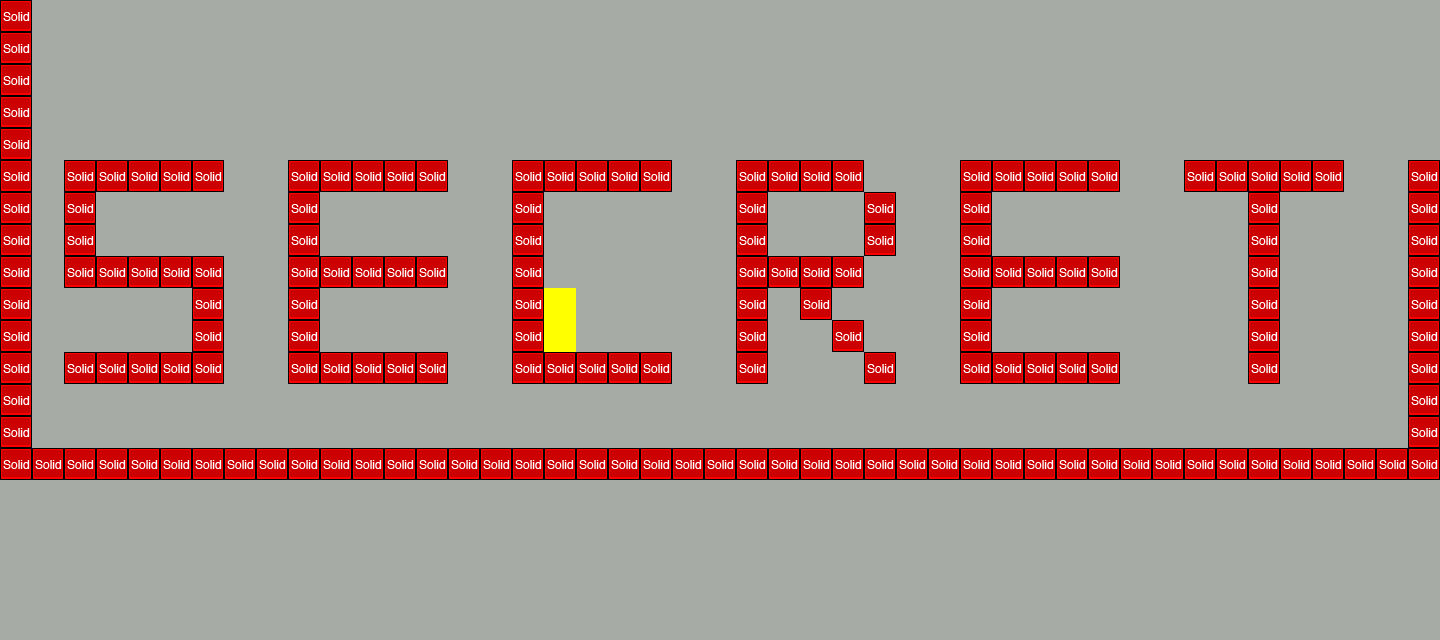

Rendered tile map (Tiled .tmx) drawn with the repository's tilesets; below, a short description and the map source with its tile grids summarised:
An orthogonal 45x20 tile map with 32x32 px tiles, 2 tile layers (World, collision), 2 tilesets and 33 objects (21x CoinEntity, 3x PowerupEntity, 2x Enemy1Entity, 2x Enemy2Entity, redAcidEntity, ...).

<map version="1.0" orientation="orthogonal" width="45" height="20" tilewidth="32" tileheight="32" backgroundcolor="#a7aba6">
 <tileset firstgid="1" name="tileset32x32" tilewidth="32" tileheight="32">
  <image source="../tileset/tileset32x32.png" width="160" height="32" />
 </tileset>
 <tileset firstgid="6" name="metatiles32x32" tilewidth="32" tileheight="32">
  <image source="../tileset/metatiles32x32.png" width="160" height="32" />
  <tile id="0">
   <properties>
    <property name="type" value="solid" />
   </properties>
  </tile>
  <tile id="1">
   <properties>
    <property name="type" value="platform" />
   </properties>
  </tile>
 </tileset>
 <objectgroup name="Black_Hero" width="45" height="20" visible="0" />
 <objectgroup name="White_Hero" width="45" height="20" visible="0" />
 <objectgroup name="Red_Acid" width="45" height="20" visible="0">
  <object name="redAcidEntity" x="320" y="0" width="64" height="32" />
 </objectgroup>
 <objectgroup name="Green_Acid" width="45" height="20" visible="0">
  <object name="greenAcidEntity" x="256" y="0" width="64" height="32" />
 </objectgroup>
 <objectgroup name="Blue_Acid" width="45" height="20" visible="0">
  <object name="blueAcidEntity" x="384" y="0" width="64" height="32" />
 </objectgroup>
 <objectgroup name="Black_Enemy" width="45" height="20" visible="0">
  <object name="Enemy1Entity" x="192" y="0" width="64" height="32">
   <properties>
    <property name="image" value="black_enemy1" />
    <property name="spritewidth" value="32" />
    <property name="startposition" value="1" />
   </properties>
  </object>
  <object name="Enemy2Entity" x="192" y="32" width="64" height="32">
   <properties>
    <property name="image" value="black_enemy2" />
    <property name="spritewidth" value="32" />
    <property name="startposition" value="1" />
   </properties>
  </object>
 </objectgroup>
 <objectgroup name="White_Enemy" width="45" height="20" visible="0">
  <object name="Enemy1Entity" x="128" y="0" width="64" height="32">
   <properties>
    <property name="image" value="white_enemy1" />
    <property name="spritewidth" value="32" />
    <property name="startposition" value="1" />
   </properties>
  </object>
  <object name="Enemy2Entity" x="128" y="32" width="64" height="32">
   <properties>
    <property name="image" value="white_enemy2" />
    <property name="spritewidth" value="32" />
    <property name="startposition" value="1" />
   </properties>
  </object>
 </objectgroup>
 <objectgroup name="Black_Coin" width="45" height="20" visible="0">
  <object name="CoinEntity" x="96" y="0" width="32" height="32">
   <properties>
    <property name="image" value="black_coin" />
    <property name="spritewidth" value="32" />
   </properties>
  </object>
  <object name="CoinEntity" x="224" y="128" width="32" height="32">
   <properties>
    <property name="image" value="white_coin" />
    <property name="spritewidth" value="32" />
   </properties>
  </object>
  <object name="CoinEntity" x="224" y="160" width="32" height="32">
   <properties>
    <property name="image" value="white_coin" />
    <property name="spritewidth" value="32" />
   </properties>
  </object>
  <object name="CoinEntity" x="256" y="160" width="32" height="32">
   <properties>
    <property name="image" value="black_coin" />
    <property name="spritewidth" value="32" />
   </properties>
  </object>
  <object name="CoinEntity" x="256" y="128" width="32" height="32">
   <properties>
    <property name="image" value="black_coin" />
    <property name="spritewidth" value="32" />
   </properties>
  </object>
 </objectgroup>
 <objectgroup name="White_Coin" width="45" height="20" visible="0">
  <object name="CoinEntity" x="96" y="32" width="32" height="32">
   <properties>
    <property name="image" value="white_coin" />
    <property name="spritewidth" value="32" />
   </properties>
  </object>
 </objectgroup>
 <objectgroup name="Blue_Powerup" width="45" height="20" visible="0">
  <object name="PowerupEntity" x="384" y="32" width="64" height="32">
   <properties>
    <property name="color" value="blue" />
    <property name="image" value="blue_powerup" />
    <property name="move" value="0" />
    <property name="spritewidth" value="32" />
    <property name="startposition" value="0" />
   </properties>
  </object>
 </objectgroup>
 <objectgroup name="Green_Powerup" width="45" height="20" visible="0">
  <object name="PowerupEntity" x="256" y="32" width="64" height="32">
   <properties>
    <property name="color" value="green" />
    <property name="image" value="green_powerup" />
    <property name="move" value="0" />
    <property name="spritewidth" value="32" />
    <property name="startposition" value="0" />
   </properties>
  </object>
 </objectgroup>
 <objectgroup name="Red_Powerup" width="45" height="20" visible="0">
  <object name="PowerupEntity" x="320" y="32" width="64" height="32">
   <properties>
    <property name="color" value="red" />
    <property name="image" value="red_powerup" />
    <property name="move" value="0" />
    <property name="spritewidth" value="32" />
    <property name="startposition" value="0" />
   </properties>
  </object>
 </objectgroup>
 <objectgroup name="Level" width="45" height="20">
  <object name="me.LevelEntity" x="544" y="288" width="32" height="64">
   <properties>
    <property name="to" value="level3" />
   </properties>
  </object>
 </objectgroup>
 <objectgroup name="Coins" width="45" height="20">
  <object name="CoinEntity" x="96" y="64" width="32" height="32">
   <properties>
    <property name="image" value="white_coin" />
    <property name="spritewidth" value="32" />
   </properties>
  </object>
  <object name="CoinEntity" x="160" y="96" width="32" height="32">
   <properties>
    <property name="image" value="black_coin" />
    <property name="spritewidth" value="32" />
   </properties>
  </object>
  <object name="CoinEntity" x="96" y="96" width="32" height="32">
   <properties>
    <property name="image" value="white_coin" />
    <property name="spritewidth" value="32" />
   </properties>
  </object>
  <object name="CoinEntity" x="160" y="64" width="32" height="32">
   <properties>
    <property name="image" value="black_coin" />
    <property name="spritewidth" value="32" />
   </properties>
  </object>
  <object name="CoinEntity" x="1216" y="64" width="32" height="32">
   <properties>
    <property name="image" value="white_coin" />
    <property name="spritewidth" value="32" />
   </properties>
  </object>
  <object name="CoinEntity" x="1216" y="96" width="32" height="32">
   <properties>
    <property name="image" value="white_coin" />
    <property name="spritewidth" value="32" />
   </properties>
  </object>
  <object name="CoinEntity" x="1280" y="64" width="32" height="32">
   <properties>
    <property name="image" value="black_coin" />
    <property name="spritewidth" value="32" />
   </properties>
  </object>
  <object name="CoinEntity" x="1280" y="96" width="32" height="32">
   <properties>
    <property name="image" value="black_coin" />
    <property name="spritewidth" value="32" />
   </properties>
  </object>
  <object name="CoinEntity" x="768" y="288" width="32" height="32">
   <properties>
    <property name="image" value="white_coin" />
    <property name="spritewidth" value="32" />
   </properties>
  </object>
  </objectgroup>
 <objectgroup name="Powerups" width="45" height="20" />
 <objectgroup name="Enemies" width="45" height="20" />
 <objectgroup name="Acids" width="45" height="20" />
 <objectgroup name="Heros" width="45" height="20">
  <!-- 1 objects omitted --></objectgroup>
 <layer name="World" width="45" height="20">
  <data>[900 cells, 171 non-empty, 2 distinct tile ids]</data>
 </layer>
 <layer name="collision" width="45" height="20">
  <data>[900 cells, 169 non-empty, 1 distinct tile ids]</data>
 </layer>
</map>
<!-- 7 of 33 objects omitted -->
